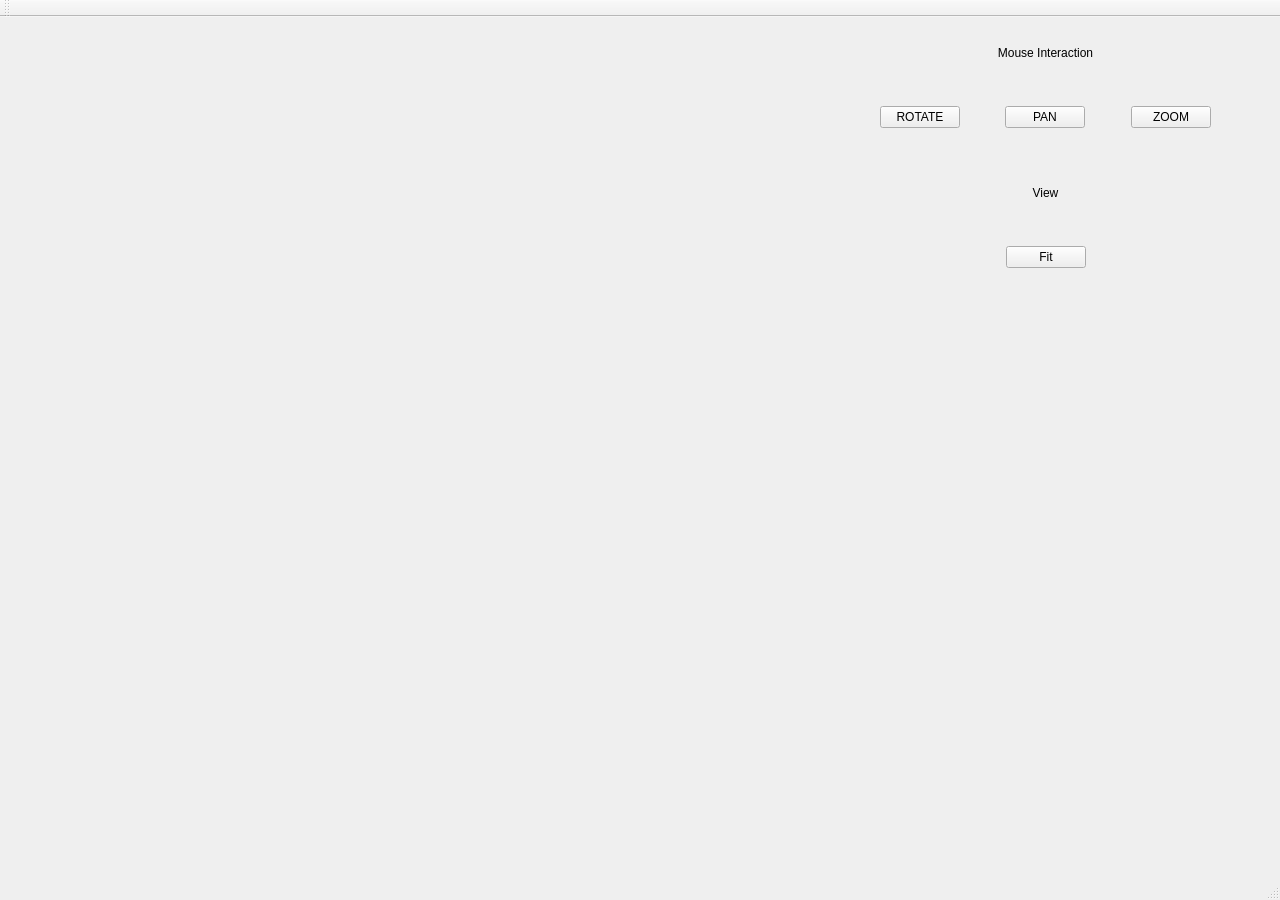
<?xml version="1.0" encoding="UTF-8"?>
<ui version="4.0">
 <class>CSampleWindow</class>
 <widget class="QMainWindow" name="CSampleWindow">
  <property name="geometry">
   <rect>
    <x>0</x>
    <y>0</y>
    <width>1280</width>
    <height>900</height>
   </rect>
  </property>
  <property name="windowTitle">
   <string>SampleWindow</string>
  </property>
  <widget class="QWidget" name="centralWidget">
   <widget class="QWidget" name="widget" native="true">
    <property name="geometry">
     <rect>
      <x>20</x>
      <y>20</y>
      <width>800</width>
      <height>800</height>
     </rect>
    </property>
   </widget>
   <widget class="QWidget" name="horizontalLayoutWidget">
    <property name="geometry">
     <rect>
      <x>830</x>
      <y>60</y>
      <width>431</width>
      <height>80</height>
     </rect>
    </property>
    <layout class="QHBoxLayout" name="horizontalLayout">
     <item>
      <spacer name="horizontalSpacer_3">
       <property name="orientation">
        <enum>Qt::Horizontal</enum>
       </property>
       <property name="sizeHint" stdset="0">
        <size>
         <width>40</width>
         <height>20</height>
        </size>
       </property>
      </spacer>
     </item>
     <item>
      <widget class="QPushButton" name="btnRotate">
       <property name="text">
        <string>ROTATE</string>
       </property>
      </widget>
     </item>
     <item>
      <spacer name="horizontalSpacer">
       <property name="orientation">
        <enum>Qt::Horizontal</enum>
       </property>
       <property name="sizeHint" stdset="0">
        <size>
         <width>40</width>
         <height>20</height>
        </size>
       </property>
      </spacer>
     </item>
     <item>
      <widget class="QPushButton" name="btnPan">
       <property name="text">
        <string>PAN</string>
       </property>
      </widget>
     </item>
     <item>
      <spacer name="horizontalSpacer_2">
       <property name="orientation">
        <enum>Qt::Horizontal</enum>
       </property>
       <property name="sizeHint" stdset="0">
        <size>
         <width>40</width>
         <height>20</height>
        </size>
       </property>
      </spacer>
     </item>
     <item>
      <widget class="QPushButton" name="btnZoom">
       <property name="text">
        <string>ZOOM</string>
       </property>
      </widget>
     </item>
     <item>
      <spacer name="horizontalSpacer_4">
       <property name="orientation">
        <enum>Qt::Horizontal</enum>
       </property>
       <property name="sizeHint" stdset="0">
        <size>
         <width>40</width>
         <height>20</height>
        </size>
       </property>
      </spacer>
     </item>
    </layout>
   </widget>
   <widget class="QWidget" name="horizontalLayoutWidget_2">
    <property name="geometry">
     <rect>
      <x>830</x>
      <y>20</y>
      <width>431</width>
      <height>31</height>
     </rect>
    </property>
    <layout class="QHBoxLayout" name="horizontalLayout_2">
     <item>
      <widget class="QLabel" name="label">
       <property name="text">
        <string>Mouse Interaction</string>
       </property>
       <property name="alignment">
        <set>Qt::AlignCenter</set>
       </property>
      </widget>
     </item>
    </layout>
   </widget>
   <widget class="QWidget" name="horizontalLayoutWidget_3">
    <property name="geometry">
     <rect>
      <x>830</x>
      <y>200</y>
      <width>431</width>
      <height>80</height>
     </rect>
    </property>
    <layout class="QHBoxLayout" name="horizontalLayout_3">
     <item>
      <spacer name="horizontalSpacer_6">
       <property name="orientation">
        <enum>Qt::Horizontal</enum>
       </property>
       <property name="sizeHint" stdset="0">
        <size>
         <width>40</width>
         <height>20</height>
        </size>
       </property>
      </spacer>
     </item>
     <item>
      <widget class="QPushButton" name="btnFit">
       <property name="text">
        <string>Fit</string>
       </property>
      </widget>
     </item>
     <item>
      <spacer name="horizontalSpacer_8">
       <property name="orientation">
        <enum>Qt::Horizontal</enum>
       </property>
       <property name="sizeHint" stdset="0">
        <size>
         <width>40</width>
         <height>20</height>
        </size>
       </property>
      </spacer>
     </item>
    </layout>
   </widget>
   <widget class="QWidget" name="horizontalLayoutWidget_4">
    <property name="geometry">
     <rect>
      <x>830</x>
      <y>160</y>
      <width>431</width>
      <height>31</height>
     </rect>
    </property>
    <layout class="QHBoxLayout" name="horizontalLayout_4">
     <item>
      <widget class="QLabel" name="label_2">
       <property name="text">
        <string>View</string>
       </property>
       <property name="alignment">
        <set>Qt::AlignCenter</set>
       </property>
      </widget>
     </item>
    </layout>
   </widget>
  </widget>
  <widget class="QMenuBar" name="menuBar">
   <property name="geometry">
    <rect>
     <x>0</x>
     <y>0</y>
     <width>1280</width>
     <height>20</height>
    </rect>
   </property>
  </widget>
  <widget class="QToolBar" name="mainToolBar">
   <attribute name="toolBarArea">
    <enum>TopToolBarArea</enum>
   </attribute>
   <attribute name="toolBarBreak">
    <bool>false</bool>
   </attribute>
  </widget>
  <widget class="QStatusBar" name="statusBar"/>
 </widget>
 <layoutdefault spacing="6" margin="11"/>
 <resources/>
 <connections/>
</ui>
